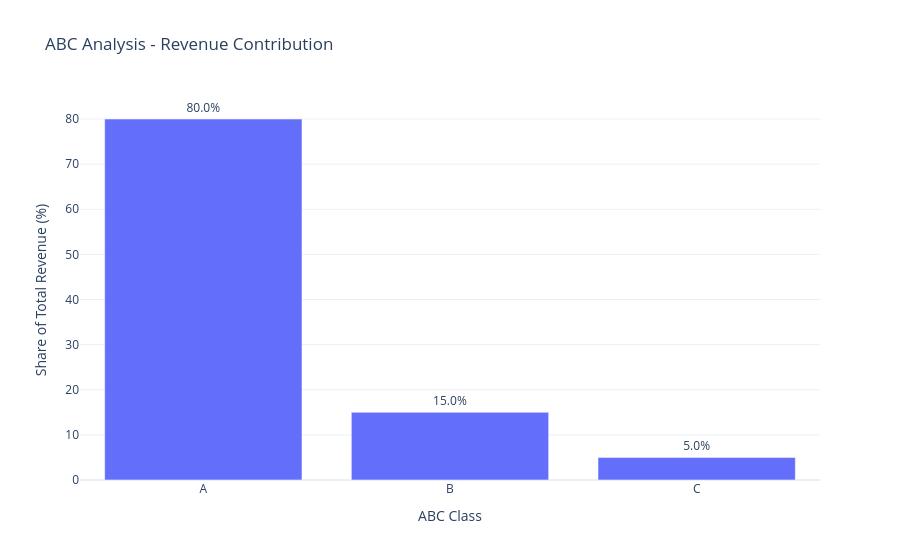

The code cell stored with this chart in its notebook:
### Code cell
import plotly.express as px

fig = px.bar(
    abc_summary,
    x="ABC_Class",
    y="Revenue_Share_%",
    text="Revenue_Share_%",
    category_orders={"ABC_Class": ["A", "B", "C"]},
    title="ABC Analysis - Revenue Contribution"
)

fig.update_traces(
    texttemplate="%{text:.1f}%",
    textposition="outside"
)

fig.update_layout(
    xaxis_title="ABC Class",
    yaxis_title="Share of Total Revenue (%)",
    template="plotly_white"
)

fig.show()

### Figure 1 — Plotly figure (JSON) as saved in the notebook; plotly's stock layout.template omitted (floating-point values rounded to 4 significant figures)
{"data": [{"hovertemplate": "ABC_Class=%{x}<br>Revenue_Share_%=%{text}<extra></extra>", "legendgroup": "", "marker": {"color": "#636efa", "pattern": {"shape": ""}}, "name": "", "orientation": "v", "showlegend": false, "text": [80.0, 15.0, 5.0], "textposition": "outside", "texttemplate": "%{text:.1f}%", "type": "bar", "x": ["A", "B", "C"], "xaxis": "x", "y": [80.0, 15.0, 5.0], "yaxis": "y"}], "layout": {"barmode": "relative", "legend": {"tracegroupgap": 0}, "title": {"text": "ABC Analysis - Revenue Contribution"}, "xaxis": {"anchor": "y", "categoryarray": ["A", "B", "C"], "categoryorder": "array", "domain": [0, 1], "title": {"text": "ABC Class"}}, "yaxis": {"anchor": "x", "domain": [0, 1], "title": {"text": "Share of Total Revenue (%)"}}}}
